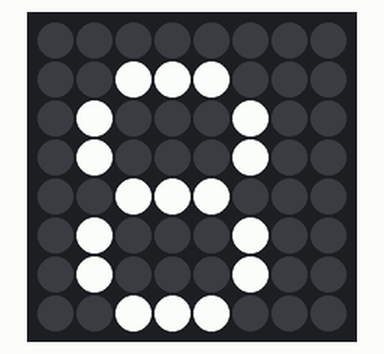
Simulated run of this program. Board: Raspberry Pi (BCM pin numbers) with a Sense HAT. On the bench: the Sense HAT's 8×8 RGB LED matrix. At 4.0 s the program stops and its outputs stay as they are.

Above: at 0.1 s.
At 1.1 s:
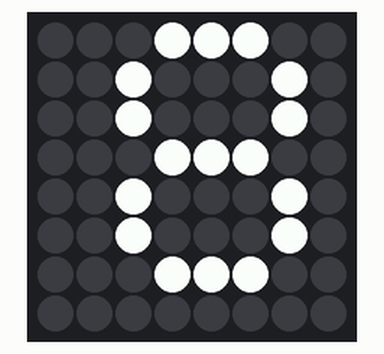
At 2.6 s:
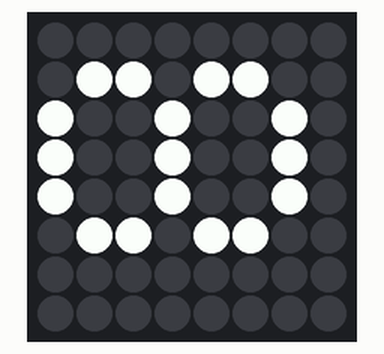
At 3.6 s:
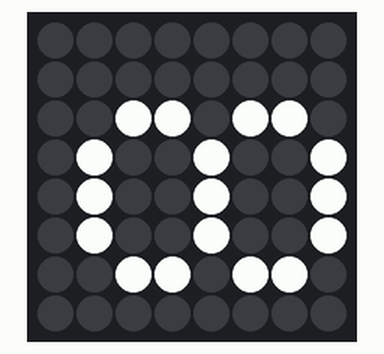

Measured:
- what the display in image 1 shows lasts 0.5 s, from 1.0 s to 1.5 s

The program:

spin_text.py
```python
from sense_hat import SenseHat
from time import sleep

sense = SenseHat()

sense.show_letter("8")

angles = [0, 90, 180, 270, 0, 90, 180, 270]
for r in angles:
    sense.set_rotation(r)
    sleep(0.5)
```
